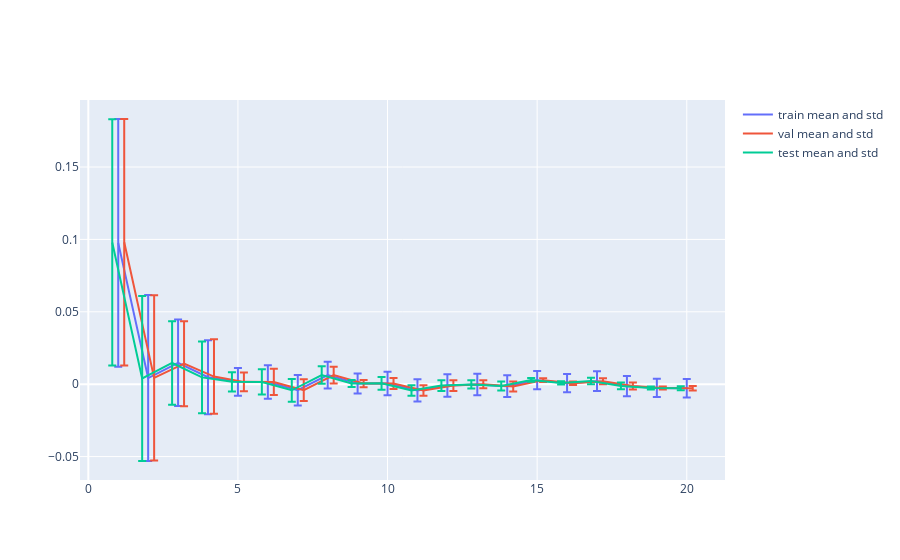

Notebook cell for this chart:
### Code cell
import plotly.graph_objects as go

def add_pc_mean_std(go_fig, sscore, offset, name):
    y = sscore.describe().loc['mean', 'PC1_AVG': 'PC20_AVG']
    x = numpy.arange(1, 21) + offset

    std = sscore.describe().loc['std', 'PC1_AVG': 'PC20_AVG']

    go_fig.add_trace(go.Scatter(
            x=x,
            y=y,
            name=name,
            error_y=dict(
                type='data', # value of error bar given in data coordinates
                array=std,
                visible=True)
    ))

fig = go.Figure()
add_pc_mean_std(fig, train_sscore, 0.0, 'train mean and std')
add_pc_mean_std(fig, val_sscore, 0.2, 'val mean and std')
add_pc_mean_std(fig, test_sscore, -0.2, 'test mean and std')

fig.show()
